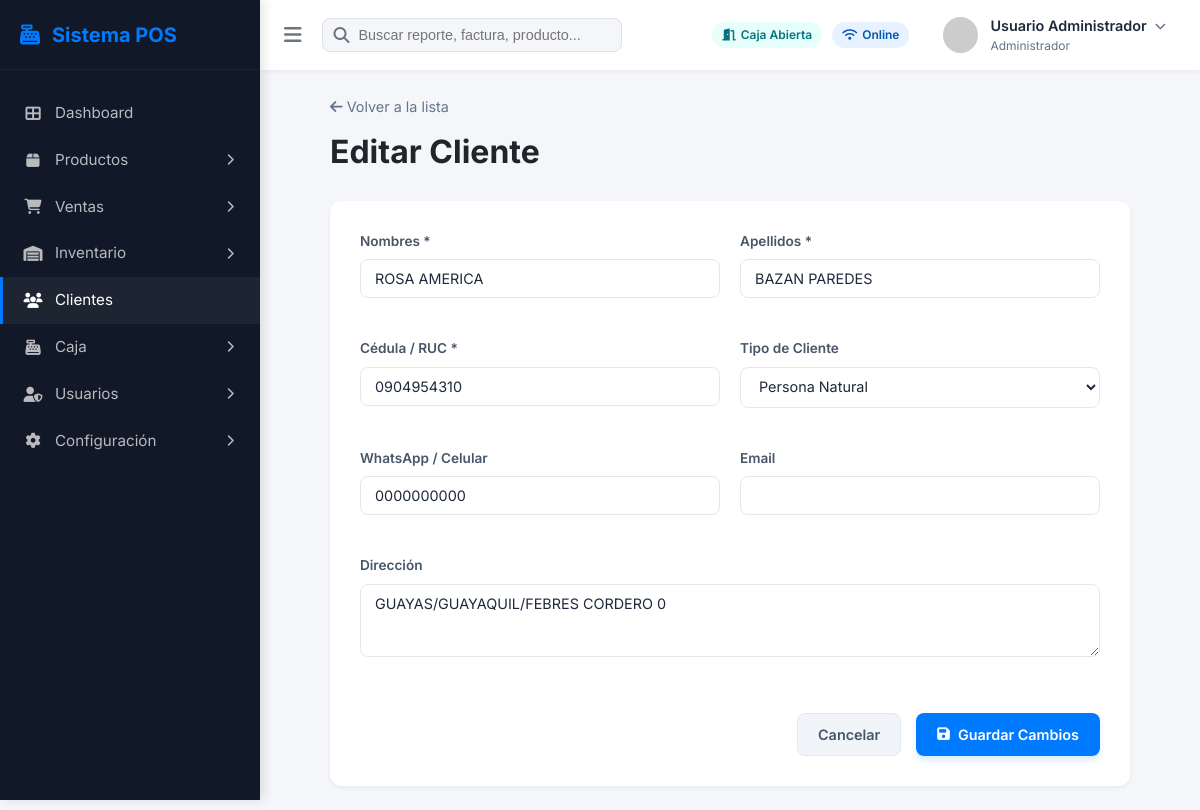
/modules/clientes/editar.php?id=2, run on the app's committed database.
### tables this page shows
CREATE TABLE IF NOT EXISTS `clientes` (
  `id` int unsigned NOT NULL AUTO_INCREMENT,
  `tipo_identificacion` enum('CEDULA','RUC','PASAPORTE') NOT NULL,
  `cedula_ruc` varchar(20) NOT NULL,
  `nombres` varchar(100) DEFAULT NULL,
  `apellidos` varchar(100) DEFAULT NULL,
  `razonSocial` varchar(200) DEFAULT NULL,
  `direccion` text,
  `telefono` varchar(20) DEFAULT NULL,
  `celular` varchar(20) DEFAULT NULL,
  `email` varchar(100) DEFAULT NULL,
  `fecha_nacimiento` date DEFAULT NULL,
  `tipo_cliente` varchar(50) DEFAULT NULL,
  `estado` tinyint(1) NOT NULL DEFAULT '1',
  `creadoPor` int unsigned NOT NULL,
  `creadoDate` datetime NOT NULL,
  `editadoPor` int unsigned DEFAULT NULL,
  `editadoDate` datetime DEFAULT NULL,
  `anulado` tinyint(1) NOT NULL DEFAULT '0',
  PRIMARY KEY (`id`),
  UNIQUE KEY `uq_clientes_identificacion` (`cedula_ruc`)
);

### modules/clientes/editar.php (the view, shortened to what this page needs)
<?php
require_once '../../includes/db.php';
$id = $_GET['id'] ?? 0;
$stmt = $pdo->prepare("SELECT * FROM clientes WHERE id = ?");
$stmt->execute([$id]);
$cliente = $stmt->fetch();
?>
<!DOCTYPE html>
<html lang="es">
<head>
    <link rel="stylesheet" href="https://cdnjs.cloudflare.com/ajax/libs/font-awesome/6.4.0/css/all.min.css">
    <link rel="stylesheet" href="../../assets/css/style.css">
</head>
<body>
    <div class="app-container">
        <?php include '../../includes/sidebar.php'; ?>
        <main class="main-content">
            <?php include '../../includes/navbar.php'; ?>
            <div class="content-wrapper">
                <div style="max-width: 800px; margin: 0 auto;">
                    <div style="margin-bottom: 25px;">
                        <a href="index.php" style="color: #64748b; font-size: 0.9rem;"><i class="fas fa-arrow-left"></i>
                            Volver a la lista</a>
                        <h1 style="margin-top: 10px;">Editar Cliente</h1>
                    </div>
                    <form action="" method="POST"
                        style="background: white; padding: 30px; border-radius: 12px; box-shadow: var(--shadow-sm);">
                        <div class="form-grid" style="display: grid; grid-template-columns: 1fr 1fr; gap: 20px;">
                            <div class="form-group">
                                <label>Nombres *</label>
                                <input type="text" name="nombres" class="form-control"
                                    value="<?php echo htmlspecialchars($cliente['nombres']); ?>" required>
                            </div>
                            <div class="form-group">
                                <label>Apellidos *</label>
                                <input type="text" name="apellidos" class="form-control"
                                    value="<?php echo htmlspecialchars($cliente['apellidos']); ?>" required>
                            </div>
                            <div class="form-group">
                                <label>Cédula / RUC *</label>
                                <input type="text" name="cedula_ruc" class="form-control"
                                    value="<?php echo htmlspecialchars($cliente['cedula_ruc']); ?>" required>
                            </div>
                            <div class="form-group">
                                <label>Tipo de Cliente</label>
                                <select name="tipo_cliente" class="form-control">
                                    <option value="Natural" <?php echo $cliente['tipo_cliente'] == 'Natural' ? 'selected' : ''; ?>>Persona Natural</option>
                                </select>
                            </div>
                            <div class="form-group">
                                <label>WhatsApp / Celular</label>
                                <input type="text" name="celular" class="form-control"
                                    value="<?php echo htmlspecialchars($cliente['celular']); ?>">
                            </div>
                            <div class="form-group">
                                <label>Email</label>
                                <input type="email" name="email" class="form-control"
                                    value="<?php echo htmlspecialchars($cliente['email']); ?>">
                            </div>
                            <div class="form-group" style="grid-column: 1 / span 2;">
                                <label>Dirección</label>
                                <textarea name="direccion" class="form-control"
                                    rows="3"><?php echo htmlspecialchars($cliente['direccion']); ?></textarea>
                            </div>
                        </div>
                        <div class="form-actions"
                            style="margin-top: 30px; display: flex; gap: 15px; justify-content: flex-end;">
                            <a href="index.php" class="btn btn-secondary">Cancelar</a>
                            <button type="submit" class="btn btn-primary"><i class="fas fa-save"></i> Guardar
                                Cambios</button>
                        </div>
                    </form>
                </div>
            </div>
        </main>
    </div>
</body>
</html>

### assets/css/style.css (style rules this page uses)
:root { --primary-color: #007bff; --primary-dark: #0056b3; --primary-light: #e7f1ff; --secondary-color: #6c757d; --accent-cyan: #17a2b8; --accent-teal: #20c997; --accent-green: #28a745; --accent-orange: #fd7e14; --accent-red: #dc3545; --bg-light: #f4f6f9; --bg-white: #ffffff; --text-main: #212529; --text-muted: #6c757d; --border-color: #dee2e6; --sidebar-width: 260px; --sidebar-collapsed-width: 70px; --navbar-height: 70px; --shadow-sm: 0 2px 4px rgba(0, 0, 0, 0.05); --shadow-md: 0 4px 6px rgba(0, 0, 0, 0.08); --shadow-lg: 0 10px 15px rgba(0, 0, 0, 0.1); }
* { margin: 0; padding: 0; box-sizing: border-box; }
body { font-family: 'Inter', sans-serif; background-color: var(--bg-light); color: var(--text-main); line-height: 1.5; overflow-x: hidden; }
.app-container { display: flex; min-height: 100vh; }
.main-content { flex: 1; margin-left: var(--sidebar-width); width: calc(100% - var(--sidebar-width)); transition: margin-left 0.3s cubic-bezier(0.4, 0, 0.2, 1); min-height: 100vh; display: flex; flex-direction: column; position: relative; }
.content-wrapper { padding: 24px; flex: 1; }
.btn { display: inline-flex; align-items: center; justify-content: center; gap: 8px; padding: 10px 20px; border-radius: 8px; font-size: 0.9rem; font-weight: 600; cursor: pointer; transition: all 0.2s ease; border: 1px solid transparent; outline: none; font-family: inherit; }
.btn-primary { background: var(--primary-color); color: #fff; box-shadow: 0 4px 6px rgba(0, 123, 255, 0.15); }
.btn-secondary { background: #f1f5f9; color: #475569; border-color: #e2e8f0; }
.form-group { margin-bottom: 20px; }
.form-group label { display: block; font-size: 0.85rem; font-weight: 600; color: #475569; margin-bottom: 8px; }
.form-control { width: 100%; padding: 10px 14px; background: #fff; border: 1px solid #e2e8f0; border-radius: 8px; font-family: inherit; font-size: 0.9rem; color: #1e293b; transition: all 0.2s; outline: none; }
.form-control::placeholder { color: #94a3b8; }

### data on the page
clientes: nombres "ROSA AMERICA", apellidos "BAZAN PAREDES", cedula_ruc "0904954310", celular "0000000000", direccion "GUAYAS/GUAYAQUIL/FEBRES CORDERO 0"

### other printed values
$_SESSION['user_name'] "Usuario Administrador"
$_SESSION['role'] "Administrador"
